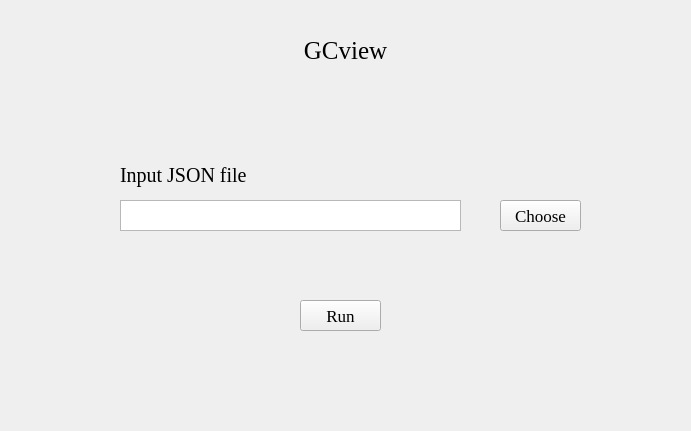
<?xml version="1.0" encoding="UTF-8"?>
<ui version="4.0">
 <class>Form</class>
 <widget class="QWidget" name="Form">
  <property name="geometry">
   <rect>
    <x>0</x>
    <y>0</y>
    <width>691</width>
    <height>431</height>
   </rect>
  </property>
  <property name="windowTitle">
   <string>Form</string>
  </property>
  <property name="styleSheet">
   <string notr="true">background-image: url(D:/Documents/Desktop/bb.png)</string>
  </property>
  <widget class="QTextBrowser" name="textBrowser_2">
   <property name="geometry">
    <rect>
     <x>120</x>
     <y>200</y>
     <width>341</width>
     <height>31</height>
    </rect>
   </property>
   <property name="styleSheet">
    <string notr="true">background-image: url(D:/Documents/Desktop/white.png)</string>
   </property>
  </widget>
  <widget class="QLabel" name="label">
   <property name="geometry">
    <rect>
     <x>300</x>
     <y>30</y>
     <width>91</width>
     <height>41</height>
    </rect>
   </property>
   <property name="font">
    <font>
     <family>Times New Roman</family>
     <pointsize>19</pointsize>
    </font>
   </property>
   <property name="text">
    <string>GCview</string>
   </property>
   <property name="alignment">
    <set>Qt::AlignCenter</set>
   </property>
  </widget>
  <widget class="QLabel" name="label_2">
   <property name="geometry">
    <rect>
     <x>120</x>
     <y>160</y>
     <width>161</width>
     <height>31</height>
    </rect>
   </property>
   <property name="font">
    <font>
     <family>Times New Roman</family>
     <pointsize>15</pointsize>
    </font>
   </property>
   <property name="text">
    <string>Input JSON file</string>
   </property>
   <property name="alignment">
    <set>Qt::AlignLeading|Qt::AlignLeft|Qt::AlignVCenter</set>
   </property>
  </widget>
  <widget class="QPushButton" name="pushButton_2">
   <property name="geometry">
    <rect>
     <x>500</x>
     <y>200</y>
     <width>81</width>
     <height>31</height>
    </rect>
   </property>
   <property name="font">
    <font>
     <family>Times New Roman</family>
     <pointsize>13</pointsize>
    </font>
   </property>
   <property name="text">
    <string>Choose</string>
   </property>
  </widget>
  <widget class="QPushButton" name="pushButton">
   <property name="geometry">
    <rect>
     <x>300</x>
     <y>300</y>
     <width>81</width>
     <height>31</height>
    </rect>
   </property>
   <property name="font">
    <font>
     <family>Times New Roman</family>
     <pointsize>13</pointsize>
    </font>
   </property>
   <property name="text">
    <string>Run</string>
   </property>
  </widget>
 </widget>
 <resources/>
 <connections/>
</ui>
